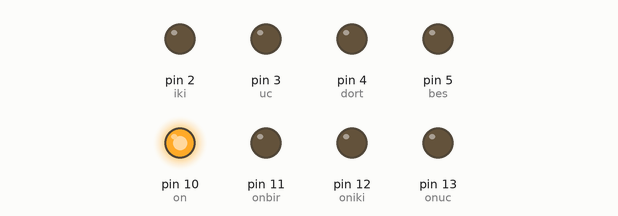
Recording of a sketch running on a simulated Arduino Uno, built with avr-gcc and run on an emulated ATmega328P. Parts: output pins drawn as LEDs (lit = HIGH).

Above: at 0.2 s.
At 1.2 s:
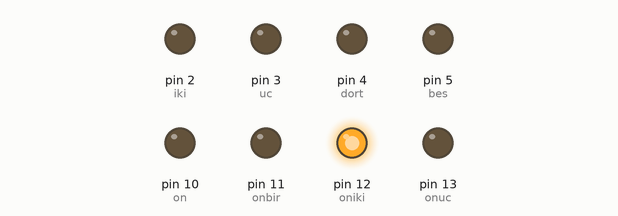
At 1.7 s:
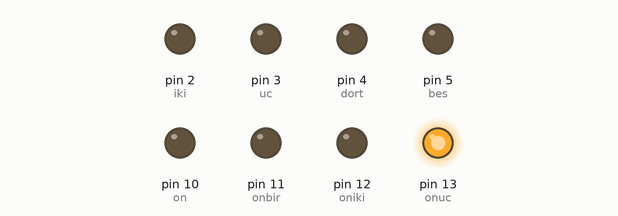
At 2.7 s:
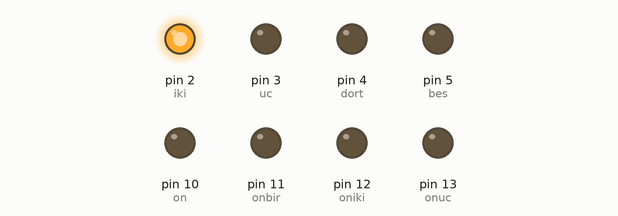
At 4.2 s:
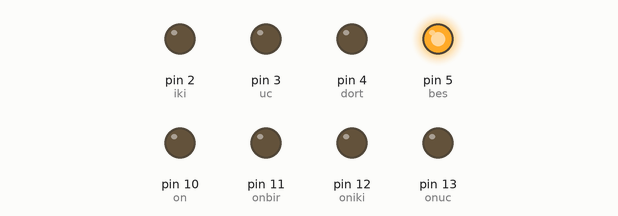
At 5.7 s:
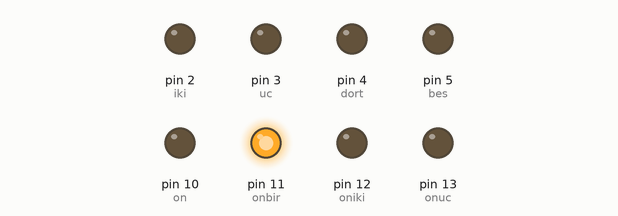
Timing chart, 0 to 6.5 s (numbered marks = the images above):
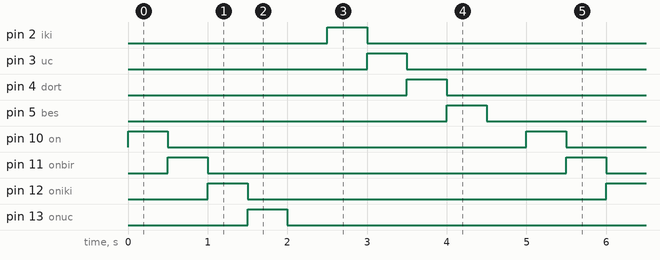

Measured:
- by itself, pin 2 (iki), pin 3 (uc), pin 4 (dort), pin 5 (bes), pin 10 (on), pin 11 (onbir), pin 12 (oniki), pin 13 (onuc): alternates HIGH for 0.50 s and LOW for 4.5 s
- by itself, everything shown: repeats every 5.0 s, in 10 steps

The sketch:

polis-cakari.ino
```cpp
int on=10, onbir=11, oniki=12, onuc=13,bes=5,dort=4,uc=3,iki=2;

void setup()
{
pinMode (on, OUTPUT);

pinMode (onbir, OUTPUT);

pinMode (oniki, OUTPUT);

pinMode (onuc, OUTPUT);

pinMode (iki, OUTPUT);

pinMode (uc, OUTPUT);

pinMode (dort, OUTPUT);

pinMode (bes, OUTPUT);


}
void loop()
{

  digitalWrite(on, HIGH);
  delay(500);
  digitalWrite(on, LOW);
  digitalWrite (onbir, HIGH);
  delay(500);
  digitalWrite(onbir, LOW);
  digitalWrite(oniki, HIGH);
  delay(500);
  digitalWrite (oniki, LOW);
  digitalWrite (onuc, HIGH);
  delay(500);
  digitalWrite(onuc, LOW);
  delay(500);


  digitalWrite(iki, HIGH);
  delay(500);
  digitalWrite(iki, LOW);
  digitalWrite (uc, HIGH);
  delay(500);
  digitalWrite(uc, LOW);
  digitalWrite(dort, HIGH);
  delay(500);
  digitalWrite (dort, LOW);
  digitalWrite (bes, HIGH);
  delay(500);
  digitalWrite(bes, LOW);
  delay(500);


}
```
